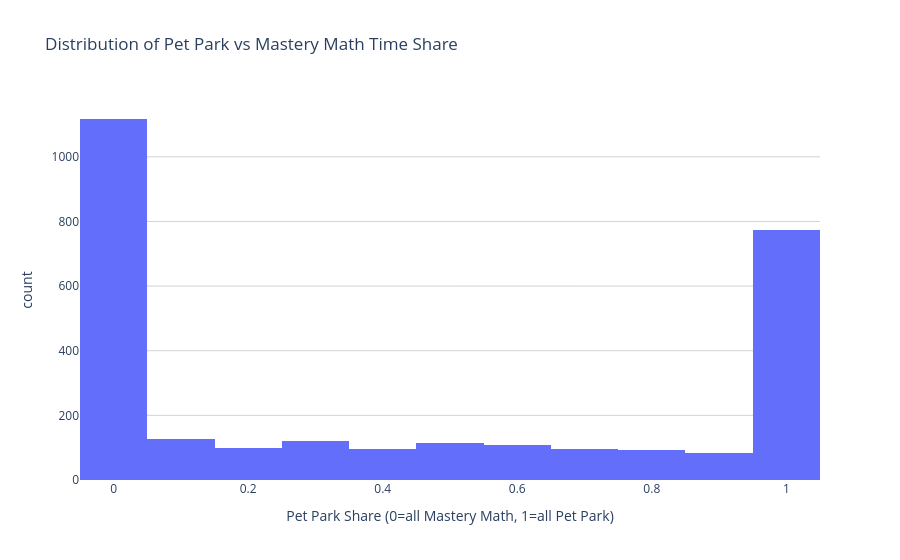

The code cell stored with this chart in its notebook:
### Markdown cell above
1733 users, or 34.7% of total, never engage with either pet_park or mastery_math. These users are outside of the scope of the question asked so they're excluded from analysis. 


Next, I'll plot the distribution of the pet park ratio to test for bimodality. 
If there are two distinct user types i'd expect to see spikes at both ends of the distribution

### Code cell
fig = px.histogram(
    dist_df,
    x='pet_park_ratio',
    nbins=20,
    title='Distribution of Pet Park vs Mastery Math Time Share',
    labels={'pet_park_ratio': 'Pet Park Share (0=all Mastery Math, 1=all Pet Park)'}
)

fig.update_layout(
    plot_bgcolor='white',
    yaxis=dict(gridcolor='lightgrey')

)

fig.show()

### Figure 1 — Plotly figure (JSON) as saved in the notebook; plotly's stock layout.template omitted (floating-point values rounded to 4 significant figures; data arrays with more than 128 entries replaced by an {"elided": "..."} marker saying what was removed)
{"data": [{"bingroup": "x", "hovertemplate": "Pet Park Share (0=all Mastery Math, 1=all Pet Park)=%{x}<br>count=%{y}<extra></extra>", "legendgroup": "", "marker": {"color": "#636efa", "pattern": {"shape": ""}}, "name": "", "nbinsx": 20, "orientation": "v", "showlegend": false, "type": "histogram", "x": {"elided": "2832 float values"}, "xaxis": "x", "yaxis": "y"}], "layout": {"barmode": "relative", "legend": {"tracegroupgap": 0}, "plot_bgcolor": "white", "title": {"text": "Distribution of Pet Park vs Mastery Math Time Share"}, "xaxis": {"anchor": "y", "domain": [0, 1], "title": {"text": "Pet Park Share (0=all Mastery Math, 1=all Pet Park)"}}, "yaxis": {"anchor": "x", "domain": [0, 1], "gridcolor": "lightgrey", "title": {"text": "count"}}}}
